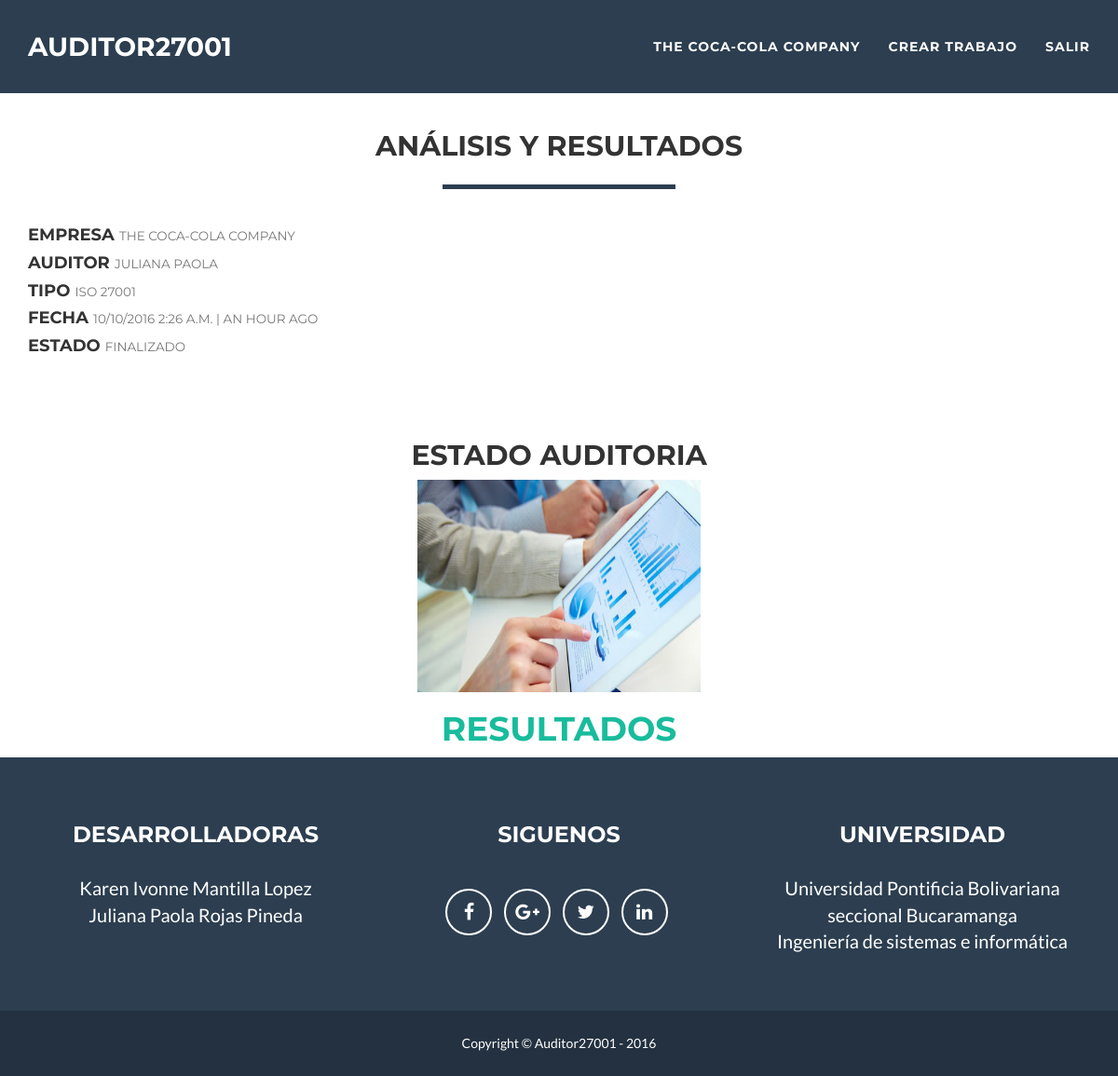
The app's page /muro/ver/16/ (signed in) with its own data.
### muro/models.py (models this page shows, shortened)
class Trabajo(models.Model):
	empresa = models.ForeignKey(User, related_name='usuario_empresa', on_delete=models.CASCADE)
	auditor = models.ForeignKey(User, related_name='usuario_auditor', null=True, blank=True, on_delete=models.CASCADE)
	evaluacion = models.ForeignKey(Evaluacion, related_name='evaluacion', null=True, blank=True)
	preparacion = models.ForeignKey(Evaluacion, related_name='preparacion', null=True, blank=True)
	creacion = models.DateTimeField(auto_now_add=True)
	inicio = models.DateTimeField(null=True, blank=True)
	estado = models.ForeignKey('Estado')
	def getNombreEmpresa(self):
		return self.empresa.first_name
	def getNombreAuditor(self):
		if(self.auditor == None):
			return 'En espera...';
		return self.auditor.first_name
	def getUrlDescarga(self):
		return reverse("muro:descargar", kwargs={"id": self.id})

class Estado(models.Model):
	titulo = models.CharField(max_length=120, unique=True)

### evaluacion/models.py (models this page shows, shortened)
class Evaluacion(models.Model):
	creacion = models.DateTimeField(auto_now_add=True)
	actualizacion = models.DateTimeField(auto_now=True)
	certificacion = models.ForeignKey(Certificacion)
	def getNombre(self):
		return self.certificacion.nombre
	def getFecha(self):
		return formats.date_format(self.creacion, "SHORT_DATETIME_FORMAT")

### certificacion/models.py (models this page shows, shortened)
class Certificacion(models.Model):
	nombre = models.CharField(max_length=300, null=True, blank=True)
	tipo = models.ForeignKey('Tipo')
	preparacion = models.ForeignKey('self')

### muro/views.py (the view)
# urls.py: url(r'^(?P<id>\d+)/(?P<formulario>\d+)/$', ver, name="ver"),
def ver(request, id):
	usuario = request.user
	if not usuario.is_authenticated():
		return redirect('raiz:inicio')
	trabajo = Trabajo.objects.get(id=id)
	datos = {
		'trabajo': trabajo,
		'perfil': usuario.perfil.getTipo()
	}
	return render(request, 'trabajo.html', datos)

### usuario/models.py (called while the page is built)
	def getTipo(self):
		return self.tipo.titulo

### muro/templates/trabajo.html (shortened to what this page needs)
{% extends "layout.html" %}
{% load static %}
{% load humanize %}
{% block body %}
<br><br><br><br><br><br>
<div class="row">
    <div class="col-lg-12 text-center">
        <h2>Análisis y resultados</h2>
        <hr class="star-primary">
    </div>
</div>
<h4>Empresa <small>{{ trabajo.getNombreEmpresa }}</small></h4>
<h4>Auditor <small>{{ trabajo.getNombreAuditor }}</small></h4>
<h4>Tipo <small>{{ trabajo.evaluacion.getNombre }}</small></h4>
<h4>Fecha <small>{{ trabajo.evaluacion.getFecha }} | {{ trabajo.evaluacion.creacion|naturaltime }}</small></h4>
<h4>Estado <small>{{ trabajo.estado.titulo }}</small></h4>
<br><br><br>
<div class="row">
    <div class="col-lg-12 text-center">
        <h2>Estado auditoria</h2>
    </div>
</div>
<div class="row" align="center">
            {% if trabajo.estado.titulo == 'Finalizado' %}
            <div class="row" align="center">
                <a href="{{ trabajo.getUrlDescarga }}" class="portfolio-link" data-toggle="modal">
                    <img align="center" style="width:304px;height:228px;" src="{% static 'img/portfolio/circus.png' %}" class="img-responsive" alt="">
                    <H1 align="center"> Resultados </h1>
                    </a>
                </div>
                {% endif %}
            </div>
{% endblock body %}

### templates/layout.html (shortened to what this page needs)
{% load static %}
<!DOCTYPE html>
<html lang="es">
<head>
	<link href="{% static 'vendor/bootstrap/css/bootstrap.min.css' %}" rel="stylesheet">
	<link href="{% static 'css/freelancer.css' %}" rel="stylesheet">
	<link href="{% static 'vendor/font-awesome/css/font-awesome.min.css' %}" rel="stylesheet" type="text/css">
</head>
<body id="page-top" class="index">
	<nav id="mainNav" class="navbar navbar-default navbar-fixed-top navbar-custom">
		<div class="container">
			<div class="navbar-header page-scroll">
				<a class="navbar-brand" href="#page-top">Auditor27001</a>
			</div>
			<div class="collapse navbar-collapse" id="bs-example-navbar-collapse-1">
				<ul class="nav navbar-nav navbar-right">
					{% if user.is_authenticated %}
					<li>
						<a href="{% url 'usuario:inicio' %}">{{ user.first_name }} {{ user.last_name }}</a>
					</li>
					{% if user.perfil.getTipo == 'Empresa' %}
					<li>
						<a href="{% url 'muro:crear' %}">Crear trabajo</a>
					</li>
					{% endif %}
					<li>
						<a href="{% url 'usuario:salir_post' %}">Salir</a>
					</li>
					{% else %}
					<li>
						<a href="{% url 'usuario:ingresar' %}">Ingresar</a>
					</li>
					{% endif %}
				</ul>
			</div>
		</div>
	</nav>
<div class='container' style="margin-top: 0px; margin-bottom: 0px;">
	{% block body %}
	{% endblock body %}
</div>
	<footer class="text-center">
		<div class="footer-above">
			<div class="container">
				<div class="row">
					<div class="footer-col col-md-4">
						<h3>Desarrolladoras</h3>
						<p>Karen Ivonne Mantilla Lopez
							<br>Juliana Paola Rojas Pineda </p>
						</div>
						<div class="footer-col col-md-4">
							<h3>Siguenos</h3>
							<ul class="list-inline">
								<li>
									<a href="https://www.facebook.com/" class="btn-social btn-outline"><i class="fa fa-fw fa-facebook"></i></a>
								</li>
								<li>
									<a href="https://www.google.com" class="btn-social btn-outline"><i class="fa fa-fw fa-google-plus"></i></a>
								</li>
								<li>
									<a href="https://twitter.com" class="btn-social btn-outline"><i class="fa fa-fw fa-twitter"></i></a>
								</li>
								<li>
									<a href="https://co.linkedin.com/in/juliana-paola-rojas-pineda-180709128" class="btn-social btn-outline"><i class="fa fa-fw fa-linkedin"></i></a>
								</li>
							</ul>
						</div>
						<div class="footer-col col-md-4">
							<h3>Universidad</h3>
							<p>Universidad Pontificia Bolivariana <br> seccional Bucaramanga <br> Ingeniería de sistemas e informática
							</div>
						</div>
					</div>
				</div>
				<div class="footer-below">
					<div class="container">
						<div class="row">
							<div class="col-lg-12">
								Copyright &copy; Auditor27001 - 2016
							</div>
						</div>
					</div>
				</div>
			</footer>
		</body>
		</html>

### static/css/freelancer.css (style rules this page uses)
body { font-family: 'Lato', 'Helvetica Neue', Helvetica, Arial, sans-serif; overflow-x: hidden; }
p { font-size: 20px; }
a, a:hover, a:focus, a:active, a.active { color: #18BC9C; outline: none; }
h1, h2, h3, h4, h5, h6 { font-family: "Montserrat", "Helvetica Neue", Helvetica, Arial, sans-serif; text-transform: uppercase; font-weight: 700; }
hr.star-light, hr.star-primary { padding: 0; border: none; border-top: solid 5px; text-align: center; max-width: 250px; margin: 25px auto 30px; }
hr.star-light:after, hr.star-primary:after { content: "\f005"; font-family: FontAwesome; display: inline-block; position: relative; top: -0.8em; font-size: 2em; padding: 0 0.25em; }
hr.star-primary { border-color: #2C3E50; }
hr.star-primary:after { background-color: white; color: #2C3E50; }
.navbar-custom { background: #2C3E50; font-family: "Montserrat", "Helvetica Neue", Helvetica, Arial, sans-serif; text-transform: uppercase; font-weight: 700; border: none; }
.navbar-custom .navbar-brand { color: white; }
.navbar-custom .navbar-nav { letter-spacing: 1px; }
.navbar-custom .navbar-nav li a { color: white; }
@media (min-width: 768px) { .navbar-custom { padding: 25px 0; -webkit-transition: padding 0.3s; -moz-transition: padding 0.3s; transition: padding 0.3s; } }
@media (min-width: 768px) { .navbar-custom .navbar-brand { font-size: 2em; -webkit-transition: all 0.3s; -moz-transition: all 0.3s; transition: all 0.3s; } }
footer { color: white; }
footer h3 { margin-bottom: 30px; }
footer .footer-above { padding-top: 50px; background-color: #2C3E50; }
footer .footer-col { margin-bottom: 50px; }
footer .footer-below { padding: 25px 0; background-color: #233140; }
.btn-outline { color: white; font-size: 20px; border: solid 2px white; background: transparent; transition: all 0.3s ease-in-out; margin-top: 15px; }
.btn-social { display: inline-block; height: 50px; width: 50px; border: 2px solid white; border-radius: 100%; text-align: center; font-size: 20px; line-height: 45px; }

### records on screen
Trabajo: getNombreEmpresa "THE COCA-COLA COMPANY", getNombreAuditor "JULIANA PAOLA", evaluacion.getNombre "ISO 27001", evaluacion.getFecha "10/10/2016 2:26 A.M.", evaluacion.creacion "AN HOUR AGO", estado.titulo "FINALIZADO"

### other values on screen
{{ user.first_name }} "THE COCA-COLA COMPANY"
